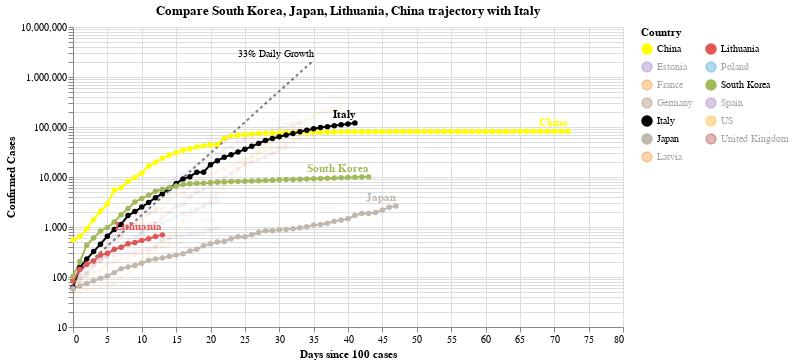

Notebook cell for this chart:
### Code cell
#hide_input
chart3 = make_since_chart(['South Korea', 'Japan', 'Lithuania', 'China'])
chart3

### Figure 1 — Vega-Lite specification as saved in the notebook (floating-point values rounded to 4 significant figures; data arrays with more than 128 entries replaced by an {"elided": "..."} marker saying what was removed)
{"config": {"view": {"continuousWidth": 400, "continuousHeight": 300}}, "layer": [{"mark": {"type": "line", "color": "black", "opacity": 0.5, "strokeDash": [3, 3]}, "encoding": {"x": {"type": "quantitative", "field": "Days since 100 cases"}, "y": {"type": "quantitative", "field": "Confirmed Cases"}}}, {"mark": {"type": "text", "align": "right", "dy": -6, "fontSize": 10, "text": "33% Daily Growth"}, "encoding": {"x": {"type": "quantitative", "field": "Days since 100 cases"}, "y": {"type": "quantitative", "field": "Confirmed Cases"}}, "transform": [{"filter": "(datum['Days since 100 cases'] >= 35)"}]}, {"data": {"name": "data-ee5399c29f7029f6baf6716de7ad498c"}, "mark": {"type": "line", "point": true}, "encoding": {"color": {"type": "nominal", "field": "Country", "legend": {"columns": 2}, "scale": {"domain": ["China", "Estonia", "France", "Germany", "Italy", "Japan", "Latvia", "Lithuania", "Poland", "South Korea", "Spain", "US", "United Kingdom"], "range": ["yellow", "#9467bd", "#F58518", "#9D755D", "black", "#C1B7AD", "#F58518", "#E45756", "#2495D3", "#A1BA59", "#9467bd", "orange", "brown"]}}, "opacity": {"condition": {"value": 1, "selection": "selector001"}, "value": 0.05}, "tooltip": [{"type": "nominal", "field": "Country"}, {"type": "temporal", "field": "Date"}, {"type": "quantitative", "field": "Confirmed Cases"}, {"type": "quantitative", "field": "Days since 100 cases"}], "x": {"type": "quantitative", "field": "Days since 100 cases"}, "y": {"type": "quantitative", "field": "Confirmed Cases", "scale": {"type": "log"}}}, "selection": {"selector001": {"type": "multi", "fields": ["Country"], "bind": "legend", "init": [{"Country": "South Korea"}, {"Country": "Japan"}, {"Country": "Lithuania"}, {"Country": "China"}, {"Country": "Italy"}]}}, "width": 550}, {"data": {"name": "data-ee5399c29f7029f6baf6716de7ad498c"}, "mark": {"type": "text", "align": "right", "dy": -8, "fontWeight": "bold"}, "encoding": {"color": {"type": "nominal", "field": "Country", "legend": {"columns": 2}, "scale": {"domain": ["China", "Estonia", "France", "Germany", "Italy", "Japan", "Latvia", "Lithuania", "Poland", "South Korea", "Spain", "US", "United Kingdom"], "range": ["yellow", "#9467bd", "#F58518", "#9D755D", "black", "#C1B7AD", "#F58518", "#E45756", "#2495D3", "#A1BA59", "#9467bd", "orange", "brown"]}}, "opacity": {"condition": {"value": 1, "selection": "selector001"}, "value": 0.05}, "text": {"type": "nominal", "field": "Country"}, "tooltip": [{"type": "nominal", "field": "Country"}, {"type": "temporal", "field": "Date"}, {"type": "quantitative", "field": "Confirmed Cases"}, {"type": "quantitative", "field": "Days since 100 cases"}], "x": {"type": "quantitative", "field": "Days since 100 cases"}, "y": {"type": "quantitative", "field": "Confirmed Cases", "scale": {"type": "log"}}}, "transform": [{"filter": "(datum['Date'] >= 1585872000000)"}], "width": 550}], "data": {"name": "data-c1a3bbf4dd040f2e7e8e7a69520e3c2a"}, "title": "Compare South Korea, Japan, Lithuania, China trajectory with Italy", "$schema": "https://vega.github.io/schema/vega-lite/v4.0.2.json", "datasets": {"data-c1a3bbf4dd040f2e7e8e7a69520e3c2a": [{"Days since 100 cases": 0, "Confirmed Cases": 100.0}, {"Days since 100 cases": 1, "Confirmed Cases": 133.0}, {"Days since 100 cases": 2, "Confirmed Cases": 176.9}, {"Days since 100 cases": 3, "Confirmed Cases": 235.3}, {"Days since 100 cases": 4, "Confirmed Cases": 312.9}, {"Days since 100 cases": 5, "Confirmed Cases": 416.2}, {"Days since 100 cases": 6, "Confirmed Cases": 553.5}, {"Days since 100 cases": 7, "Confirmed Cases": 736.1}, {"Days since 100 cases": 8, "Confirmed Cases": 979.1}, {"Days since 100 cases": 9, "Confirmed Cases": 1302.0}, {"Days since 100 cases": 10, "Confirmed Cases": 1732.0}, {"Days since 100 cases": 11, "Confirmed Cases": 2303.0}, {"Days since 100 cases": 12, "Confirmed Cases": 3064.0}, {"Days since 100 cases": 13, "Confirmed Cases": 4074.0}, {"Days since 100 cases": 14, "Confirmed Cases": 5419.0}, {"Days since 100 cases": 15, "Confirmed Cases": 7207.0}, {"Days since 100 cases": 16, "Confirmed Cases": 9586.0}, {"Days since 100 cases": 17, "Confirmed Cases": 12750.0}, {"Days since 100 cases": 18, "Confirmed Cases": 16960.0}, {"Days since 100 cases": 19, "Confirmed Cases": 22550.0}, {"Days since 100 cases": 20, "Confirmed Cases": 29990.0}, {"Days since 100 cases": 21, "Confirmed Cases": 39890.0}, {"Days since 100 cases": 22, "Confirmed Cases": 53060.0}, {"Days since 100 cases": 23, "Confirmed Cases": 70560.0}, {"Days since 100 cases": 24, "Confirmed Cases": 93850.0}, {"Days since 100 cases": 25, "Confirmed Cases": 124800.0}, {"Days since 100 cases": 26, "Confirmed Cases": 166000.0}, {"Days since 100 cases": 27, "Confirmed Cases": 220800.0}, {"Days since 100 cases": 28, "Confirmed Cases": 293700.0}, {"Days since 100 cases": 29, "Confirmed Cases": 390600.0}, {"Days since 100 cases": 30, "Confirmed Cases": 519500.0}, {"Days since 100 cases": 31, "Confirmed Cases": 690900.0}, {"Days since 100 cases": 32, "Confirmed Cases": 918900.0}, {"Days since 100 cases": 33, "Confirmed Cases": 1222000.0}, {"Days since 100 cases": 34, "Confirmed Cases": 1625000.0}, {"Days since 100 cases": 35, "Confirmed Cases": 2162000.0}], "data-ee5399c29f7029f6baf6716de7ad498c": {"elided": "459 records"}}}
